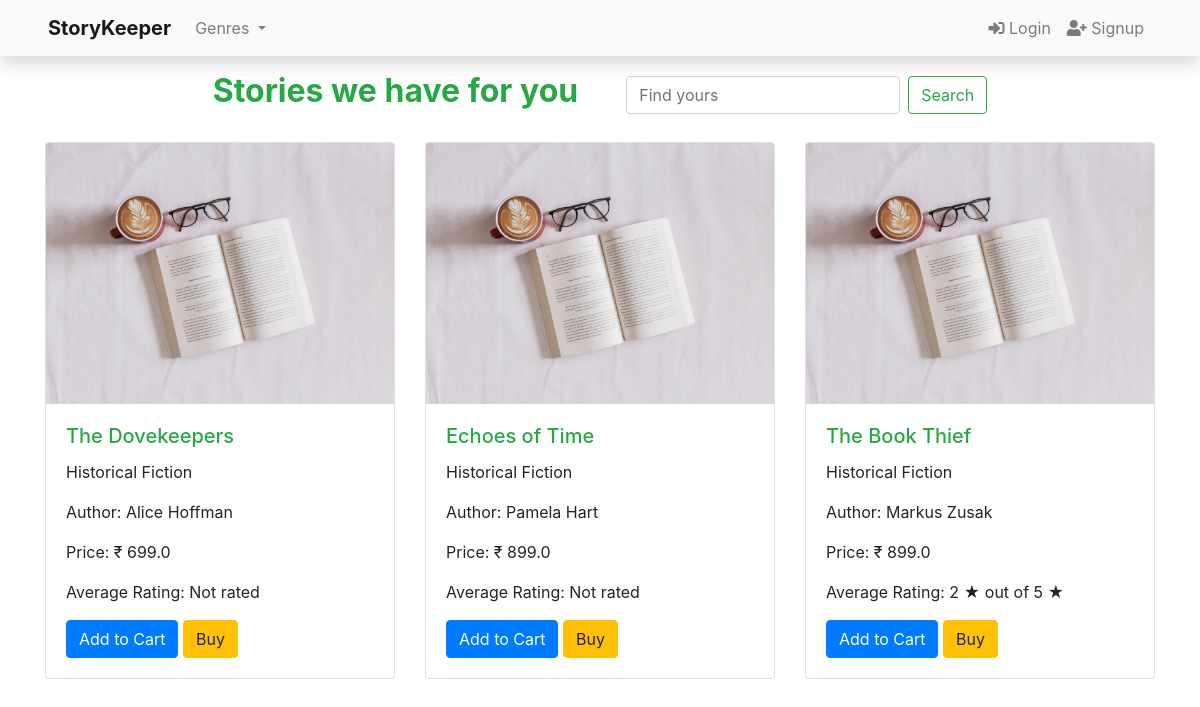
/category/Historical Fiction, run on the app's committed database.
### books/models.py (models this page shows, shortened)
class Book(models.Model):
    title  		 = models.CharField(max_length=200)
    author 		 = models.CharField(max_length=100)
    genre   	 = models.CharField(max_length=100)
    price  		 = models.FloatField(default=0)
    quantity   	 = models.IntegerField(default=0)
    description  = models.TextField(default='No Description', null=True, blank=False)
    average_rating  = models.FloatField(default=0)
    created_on 	 = models.DateTimeField(auto_now_add=True)
    updated_on 	 = models.DateTimeField(auto_now=True)
    digital         = models.BooleanField(default=False, null=True, blank=False)
    status          = models.IntegerField(choices=status,default = 1)
    class Meta:
        ordering    = ['-quantity']

### books/views.py (the view)
# urls.py: path('category/<str:cats>', views.categoryView, name='category'),
def categoryView(request, cats):
    category_post = Book.objects.filter(genre=cats)
    genre = Book.objects.values('genre').distinct()
    context = {'category_post':category_post, 'genre':genre}
    return render(request, 'category.html',context)

### books/templates/category.html (shortened to what this page needs)
{% extends 'base.html' %}
{% block content %}
{% load static %}
{% if category_post %}
<div class='container-fluid my-3 d-flex justify-content-center'>
    <h2 class="text-success"><b>{{ book.genre }} Stories we have for you </b></h2>
    <form class="form-inline my-2 ml-5 my-lg-0" role='search', method='get', action="{% url 'home' %}">
        <input class="form-control mr-sm-2" name='search' type="search" placeholder="Find yours" aria-label="Search">
        <button class="btn btn-outline-success my-2 my-sm-0" type="submit">Search</button>
    </form>
</div>
<div class="container mt-4">
    <div class="row">
        {% for book in category_post %}
        <div class="col-md-4 mb-4">
            <div class="card product-card">
                <a href="{% url 'book_detail' book.id %}"><img src="{% static 'images/thumbnail.jpg' %}" class="card-img-top" alt="{{ book.title }}"></a>
                <div class="card-body">
                    <a href="{% url 'book_detail' book.id %}"class="text-success" ><h5 class="card-title">{{ book.title }}</h5></a>
                    <p class="card-text">{{ book.genre}}</p>
                    <p class="card-text">Author: {{ book.author }}</p>
                    <p class="card-text">Price: &#8377; {{ book.price }}</p>
                    <p class="card-text">Average Rating: {% if book.average_rating %}{{ book.average_rating|floatformat:'0' }} &#9733; out of 5 &#9733;{% else %}Not rated{% endif %}</p>
                    <a href="#" class="btn btn-primary">Add to Cart</a>
                    <a href="#" class="btn btn-warning">Buy</a>
                </div>
            </div>
        </div>
        {% endfor %}
    </div>
</div>
{% else %}
    <div class="my-4">
        <strong class="text-danger my-4"><H3>Sorry no books available. </H3></strong>
    </div>
{% endif %}
{% endblock %}

### data on the page
Book: title "The Dovekeepers", genre "Historical Fiction", author "Alice Hoffman", price "699.0", average_rating "Not rated"
Book: title "Echoes of Time", genre "Historical Fiction", author "Pamela Hart", price "899.0", average_rating "Not rated"
Book: title "The Book Thief", genre "Historical Fiction", author "Markus Zusak", price "899.0", average_rating "2"
